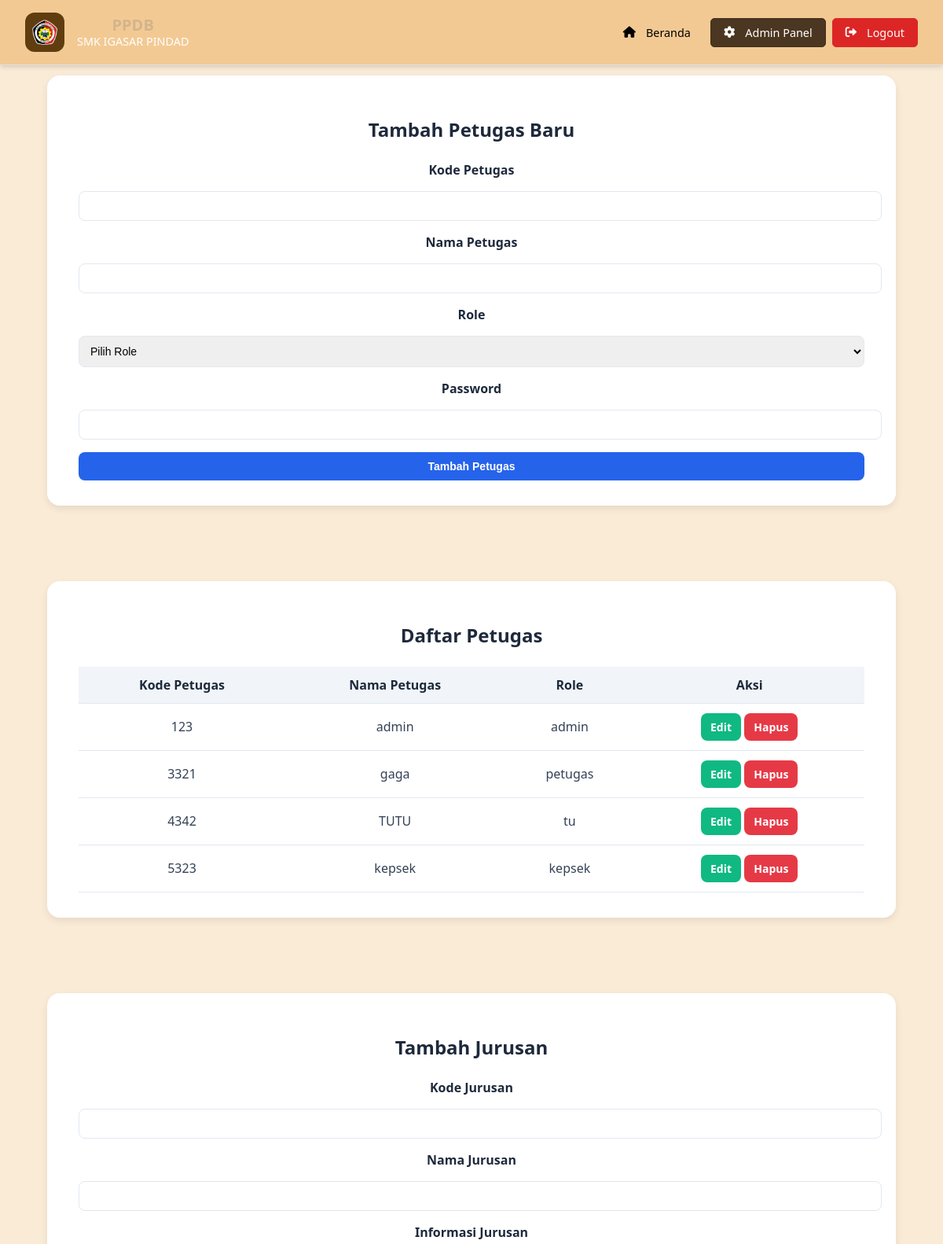
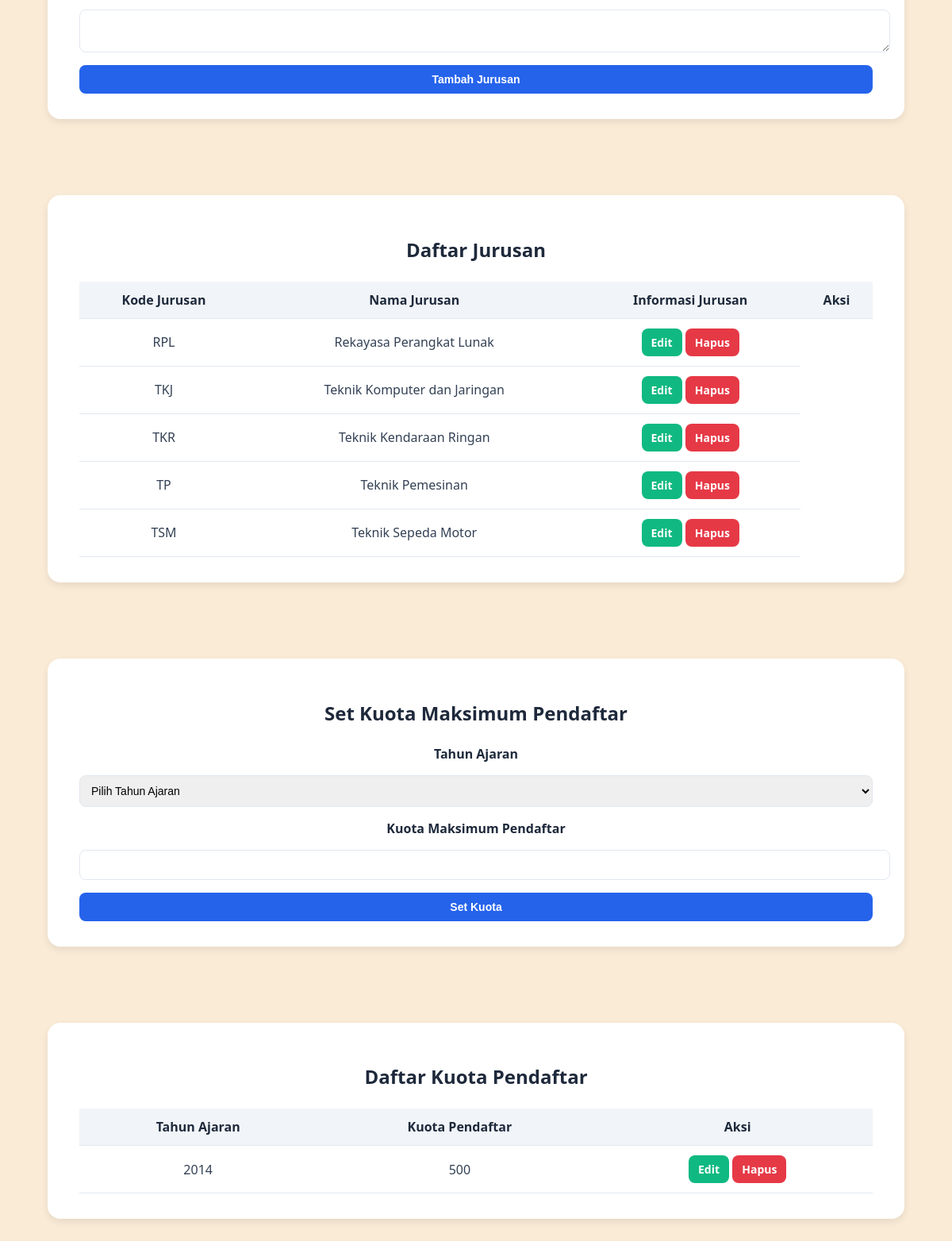
The app's page /admin_panel.php (signed in) with its own data (2 pictures, top to bottom).
### tables this page shows
CREATE TABLE `petugas` (
  `Kd_petugas` int(11) NOT NULL,
  `nama_petugas` varchar(50) DEFAULT NULL,
  `password` varchar(255) DEFAULT NULL,
  `role` enum('admin','kepsek','tu','petugas') DEFAULT NULL
);

CREATE TABLE `jurusan` (
  `Kode_jur` varchar(4) NOT NULL,
  `Nama_jurusan` varchar(100) NOT NULL,
  `Informasi_jurusan` text DEFAULT NULL,
  `Logo_jurusan` blob DEFAULT NULL
);

CREATE TABLE `tahun_ajaran` (
  `kuota_pendaftar` int(11) NOT NULL,
  `Tahun_ajaran` year(4) NOT NULL
);

### admin_panel.php (the view, shortened to what this page needs)
<?php
$conn = new mysqli("localhost", "root", "", "ppdb");
include 'header.php';
?>
<div class="container">
    <h2>Tambah Petugas Baru</h2>
    <form method="POST">
        <label for="kd_petugas">Kode Petugas</label>
        <input type="text" id="kd_petugas" name="kd_petugas" required>
        <label for="nama_petugas">Nama Petugas</label>
        <input type="text" id="nama_petugas" name="nama_petugas" required>
        <label for="role">Role</label>
        <select id="role" name="role" required>
            <option value="" disabled selected>Pilih Role</option>
        </select>
        <label for="password">Password</label>
        <input type="password" id="password" name="password" required>
        <button type="submit" name="add_petugas">Tambah Petugas</button>
    </form>
</div>
<div class="container">
    <h2>Daftar Petugas</h2>
    <table>
        <thead>
            <tr>
                <th>Kode Petugas</th>
                <th>Nama Petugas</th>
                <th>Role</th>
                <th>Aksi</th>
            </tr>
        </thead>
        <tbody>
            <?php
            $result = $conn->query("SELECT * FROM petugas");
            while ($row = $result->fetch_assoc()) {
                echo "<tr>
                    <td>{$row['Kd_petugas']}</td>
                    <td>{$row['nama_petugas']}</td>
                    <td>{$row['role']}</td>
                    <td>
                        <a href='admin_panel.php?edit_petugas={$row['Kd_petugas']}' class='btn-edit'>Edit</a>
                        <a href='admin_panel.php?delete_petugas={$row['Kd_petugas']}' class='btn-hapus'>Hapus</a>
                    </td>
                </tr>";
            }
            ?>
        </tbody>
    </table>
</div>
<div class="container">
    <h2>Tambah Jurusan</h2>
    <form method="POST">
        <label for="kode_jur">Kode Jurusan</label>
        <input type="text" id="kode_jur" name="kode_jur" required>
        <label for="nama_jurusan">Nama Jurusan</label>
        <input type="text" id="nama_jurusan" name="nama_jurusan" required>
        <label for="informasi_jurusan">Informasi Jurusan</label>
        <textarea id="informasi_jurusan" name="informasi_jurusan" required></textarea>
        <button type="submit" name="add_jurusan">Tambah Jurusan</button>
    </form>
</div>
<div class="container">
    <h2>Daftar Jurusan</h2>
    <table>
        <thead>
            <tr>
                <th>Kode Jurusan</th>
                <th>Nama Jurusan</th>
                <th>Informasi Jurusan</th>
                <th>Aksi</th>
            </tr>
        </thead>
        <tbody>
            <?php
            $result = $conn->query("SELECT * FROM jurusan");
            while ($row = $result->fetch_assoc()) {
                echo "<tr>
                    <td>{$row['Kode_jur']}</td>
                    <td>{$row['Nama_jurusan']}</td>
                    <td>
                        <a href='admin_panel.php?edit_jurusan={$row['Kode_jur']}' class='btn-edit'>Edit</a>
                        <a href='admin_panel.php?delete_jurusan={$row['Kode_jur']}' class='btn-hapus'>Hapus</a>
                    </td>
                </tr>";
            }
            ?>
        </tbody>
    </table>
</div>
<div class="container">
    <h2>Set Kuota Maksimum Pendaftar</h2>
    <form method="POST">
        <label for="tahun_ajaran">Tahun Ajaran</label>
        <select id="tahun_ajaran" name="tahun_ajaran" required>
            <option value="" disabled selected>Pilih Tahun Ajaran</option>
        </select>
        <label for="kuota_pendaftar">Kuota Maksimum Pendaftar</label>
        <input type="number" id="kuota_pendaftar" name="kuota_pendaftar" required>
        <button type="submit" name="set_kuota">Set Kuota</button>
    </form>
</div>
<div class="container">
    <h2>Daftar Kuota Pendaftar</h2>
    <table>
        <thead>
            <tr>
                <th>Tahun Ajaran</th>
                <th>Kuota Pendaftar</th>
                <th>Aksi</th>
            </tr>
        </thead>
        <tbody>
            <?php
            $result = $conn->query("SELECT * FROM tahun_ajaran ORDER BY Tahun_ajaran DESC");
            while ($row = $result->fetch_assoc()) {
                echo "<tr>
                    <td>{$row['Tahun_ajaran']}</td>
                    <td>{$row['kuota_pendaftar']}</td>
                    <td>
                        <a href='admin_panel.php?edit_tahun={$row['Tahun_ajaran']}' class='btn-edit'>Edit</a>
                        <a href='admin_panel.php?delete_tahun={$row['Tahun_ajaran']}' class='btn-hapus'>Hapus</a>
                    </td>
                </tr>";
            }
            ?>
        </tbody>
    </table>
</div>

### header.php (shortened to what this page needs)
<!DOCTYPE html>
<html lang="id">
<head>
    <link href="https://cdnjs.cloudflare.com/ajax/libs/font-awesome/6.0.0/css/all.min.css" rel="stylesheet">
</head>
<body>
    <div class="header">
        <div class="header-container">
            <div class="logo-title">
                <div class="logo-container">
                    <img src="igasar.png" alt="Logo SMK Igasar Pindad">
                </div>
                <div class="title-text">
                    <div class="sekolah">PPDB</div>
                    <div class="sekolah">SMK IGASAR PINDAD</div>
                </div>
            </div>
            <nav class="navigation" id="navigation">
                <a href="index.php" class="nav-link">
                    <i class="fas fa-home"></i>
                    Beranda
                </a>
                <?php if (isset($_SESSION['role'])): ?>
                    <?php if ($_SESSION['role'] === 'admin'): ?>
                        <a href="admin_panel.php" class="nav-link">
                            <i class="fas fa-cog"></i>
                            Admin Panel
                        </a>
                    <?php endif; ?>
                    <a href="logout.php" class="nav-link logout">
                        <i class="fas fa-sign-out-alt"></i>
                        Logout
                    </a>
                <?php endif; ?>
            </nav>
        </div>
    </div>
</body>
</html>

### header.php (style rules this page uses)
body { font-family: 'Segoe UI', Tahoma, Geneva, Verdana, sans-serif; background: linear-gradient(135deg, #f8fafc 0%, #e2e8f0 100%); margin: 0; padding-top: 40px; text-align: center; }
.header { background:rgb(243, 201, 147); backdrop-filter: blur(10px); border-bottom: 1px solid rgba(226, 232, 240, 0.8); box-shadow: 0 4px 6px -1px rgba(0, 0, 0, 0.1), 0 2px 4px -1px rgba(0, 0, 0, 0.06); position: fixed; top: 0; left: 0; width: 100%; z-index: 1000; transition: all 0.3s ease; }
.header-container { max-width: 1200px; margin: 0 auto; display: flex; align-items: center; justify-content: space-between; padding: 1rem 2rem; }
.logo-title { display: flex; align-items: center; gap: 1rem; transition: all 0.3s ease; }
.logo-container { position: relative; width: 50px; height: 50px; background:rgb(96, 61, 15); border-radius: 12px; display: flex; align-items: center; justify-content: center; animation: fadeInUp 0.6s ease-out; animation-fill-mode: both; }
.logo-container img { width: 32px; height: 32px; object-fit: contain; }
.title-text { display: flex; flex-direction: column; line-height: 1.2; animation: fadeInUp 0.6s ease-out; animation-fill-mode: both; animation-delay: 0.2s; }
.sekolah { font-weight: 700; color:rgb(114, 74, 21); transition: all 0.3s ease; }
.sekolah:first-child { font-size: 1.25rem; background: #D2B48C; -webkit-background-clip: text; -webkit-text-fill-color: transparent; background-clip: text; }
.sekolah:last-child { font-size: 0.9rem; color:rgb(255, 255, 255); font-weight: 500; }
.navigation { display: flex; align-items: center; gap: 0.5rem; }
.nav-link { position: relative; padding: 0.5rem 1rem; text-decoration: none; color: black; font-weight: 500; border-radius: 5px; transition: all 0.3s ease; display: flex; align-items: center; gap: 0.5rem; font-size: 0.9rem; background: none; border: 1px solid transparent; }
.nav-link.active { background: #4B3621; color: white; border-color:rgb(65, 47, 29); }
.nav-link i { margin-right: 5px; }
.nav-link.logout { background: #dc2626; color: white; border-color: #dc2626; }
.nav-link { animation: fadeInUp 0.6s ease-out; animation-fill-mode: both; }
.nav-link:nth-child(1) { animation-delay: 0.1s; }
.nav-link:nth-child(2) { animation-delay: 0.2s; }
.nav-link:nth-child(3) { animation-delay: 0.3s; }

### admin_panel.php (style rules this page uses)
body { font-family: 'Segoe UI', Tahoma, Geneva, Verdana, sans-serif; background: #FAEBD7; color: #334155; margin: 0; padding: 0; }
.container { max-width: 1000px; margin: 40px auto; margin-top: 6rem; background: #fff; border-radius: 16px; box-shadow: 0 4px 10px rgba(0, 0, 0, 0.08); padding: 2rem 2.5rem; }
h2 { text-align: center; margin-bottom: 1.5rem; color: #1e293b; }
form { display: flex; flex-direction: column; gap: 1rem; }
label { font-weight: bold; color: #1e293b; }
input, select, textarea, button { padding: 10px; border: 1px solid #e2e8f0; border-radius: 8px; font-size: 14px; width: 100%; }
button { background-color: #2563eb; color: #fff; font-weight: bold; cursor: pointer; border: none; padding: 10px 20px; border-radius: 8px; transition: background-color 0.3s ease; }
table { width: 100%; border-collapse: collapse; margin-top: 20px; background: #fff; }
th, td { padding: 12px 10px; text-align: center; border-bottom: 1px solid #e2e8f0; }
th { background: #f1f5f9; color: #1e293b; font-weight: 600; }
.btn-edit, .btn-hapus { text-decoration: none; padding: 8px 12px; border-radius: 8px; font-size: 14px; font-weight: bold; display: inline-block; text-align: center; }
.btn-edit { background-color: #10b981; color: #fff; }
.btn-hapus { background-color: #e63946; color: #fff; }

### records on screen
petugas: Kd_petugas "123", nama_petugas "admin", role "admin"
petugas: Kd_petugas "3321", nama_petugas "gaga", role "petugas"
petugas: Kd_petugas "4342", nama_petugas "TUTU", role "tu"
petugas: Kd_petugas "5323", nama_petugas "kepsek", role "kepsek"
jurusan: Kode_jur "RPL", Nama_jurusan "Rekayasa Perangkat Lunak"
jurusan: Kode_jur "TKJ", Nama_jurusan "Teknik Komputer dan Jaringan"
jurusan: Kode_jur "TKR", Nama_jurusan "Teknik Kendaraan Ringan"
jurusan: Kode_jur "TP", Nama_jurusan "Teknik Pemesinan"
jurusan: Kode_jur "TSM", Nama_jurusan "Teknik Sepeda Motor"
tahun_ajaran: Tahun_ajaran "2014", kuota_pendaftar "500"
